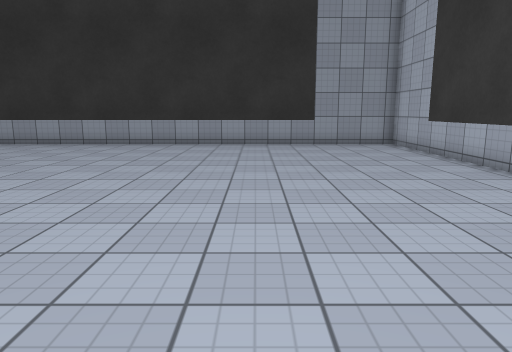
view 1 (above)

12 first-person views from a walk through a scene from a Unity 3-D project. The camera is 1.4 m above the floor, tilts 10° down and sees 70° across. The floor is counted in squares, 1 m on a side. Each view is taken from the middle of a square. On the plan, view 1 faces up. The plan holds only what a view shows up to about 16 squares ahead; the rest is blank. The player is left out. Surface patterns are stand-ins for the level's own textures.

view 2
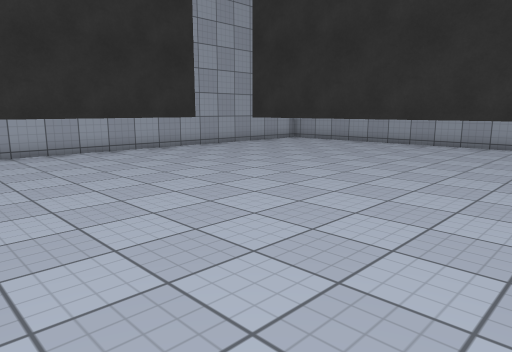

view 3
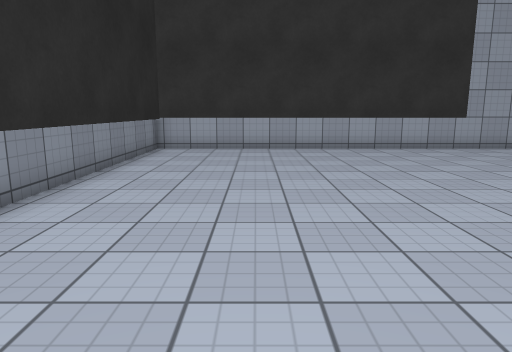

view 4
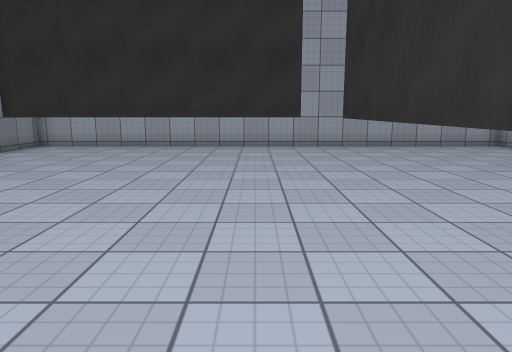

view 5
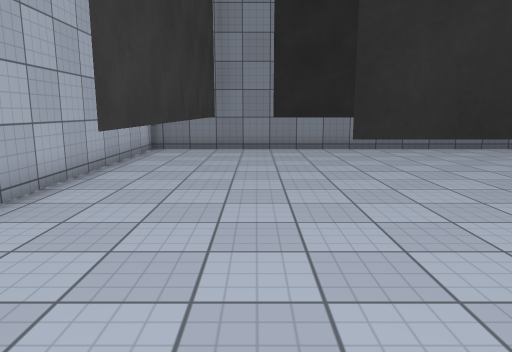

view 6
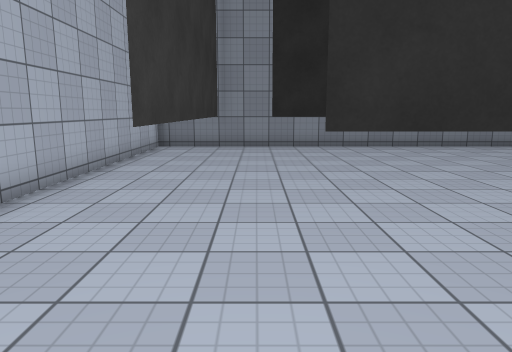

view 7
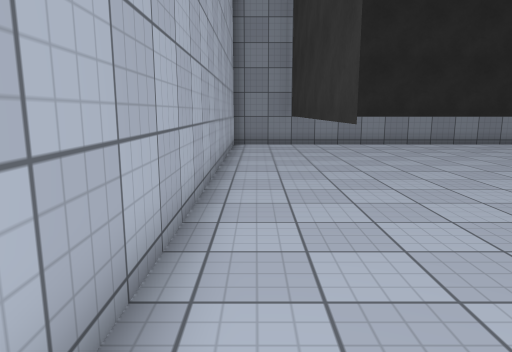

view 8
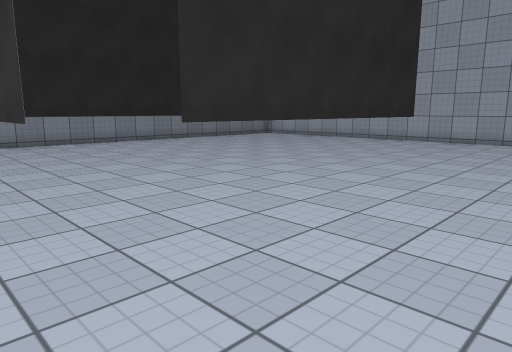

view 9
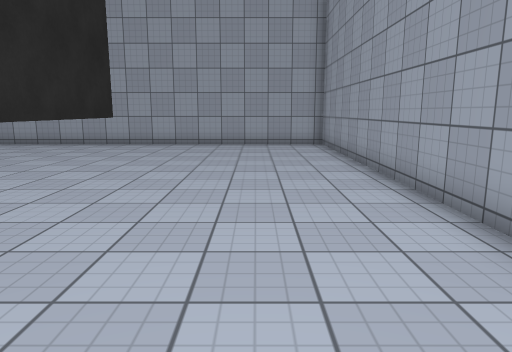

view 10
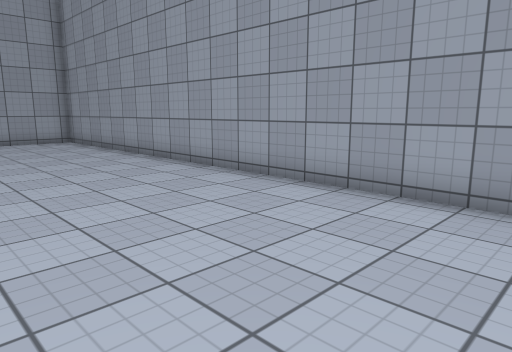

view 11
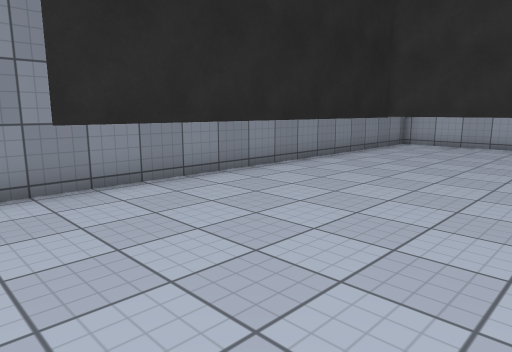

view 12
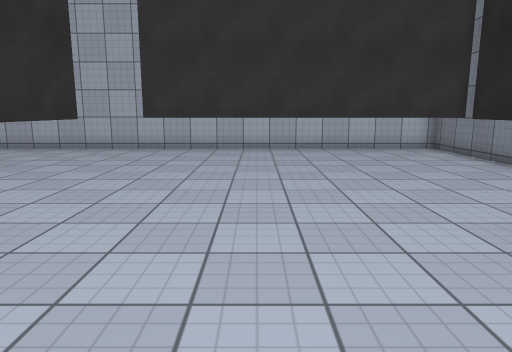

### Floor plan
Key: @ floor where view 1 was taken; # wall or solid block; . floor; T thing the floor can be seen under or through.
Columns run from 13 left of view 1 to 6 right of it. Each row starts with its distance up from view 1.
 16 ####################
 15 #..................#
 14 #..................#
 13 #..................#
 12 #..................#
 11 #..................#
 10 #..................#
  9 #....TTTTTTTTTT....#
  8 #..................#
  7 #..T.............T.#
  6 #..T.............T.#
  5 #..T.............T.#
  4 #..T.............T.#
  3 #..T.............T.#
  2 #..T.............T.#
  1 #..T.............T.#
  0 #..T.........@...T.#
 -1 #..T.TTTTTTTTTT..T.#
 -2 #..T.............T.#
 -3 ####################

Where each view was taken, in squares from view 1:
view 1: 0 up, 0 right, facing up
view 2: 0 up, 0 right, facing up-left
view 3: 1 up, 1 right, facing left
view 4: 6 up, 2 right, facing left
view 5: 11 up, 2 right, facing down
view 6: 12 up, 2 right, facing down
view 7: 13 up, 5 right, facing down
view 8: 14 up, 5 right, facing down-left
view 9: 13 up, 3 right, facing left
view 10: 10 up, 5 right, facing up-left
view 11: 4 up, 3 right, facing down-left
view 12: 4 up, 8 left, facing right
